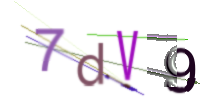
#> input picture divider/test.png, 200 x 100 px; its folder holds only this picture in this run
$ python -i divider.py   (imports and definitions only)
#> lines starting #> are read from the running program, lines starting #| are printed output that depends on the picture; after the words box and inside, x2 and y2 are one past the last pixel; in counts of white or black regions, pixels touching at a corner belong together
#> further down, picture is the input picture: shape (100, 200, 3); mean B, G, R 235.7, 230.6, 235.5
import cv2
import numpy as np
import time
import os
from matplotlib import pyplot as plt
import random as rd

def pre_process(im):
    # 转成灰度图：
    im_gray = cv2.cvtColor(im, cv2.COLOR_BGR2GRAY)
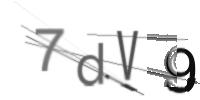
#> im_gray: shape (100, 200); min 0, max 255, mean 232.6
    blurred = cv2.GaussianBlur(im_gray, (5, 5), 0)
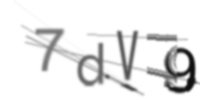
#> blurred: shape (100, 200); min 15, max 255, mean 232.6
    _, im_inv = cv2.threshold(blurred, 127, 255, cv2.THRESH_BINARY_INV+cv2.THRESH_OTSU)
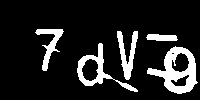
#> im_inv: shape (100, 200); 13.6% white; 5 white regions, box (x1, y1, x2, y2) and area: (147, 46, 198, 94) 1073, (77, 43, 138, 92) 621, (117, 31, 138, 80) 450, (35, 29, 64, 71) 390, (146, 34, 178, 41) 183
    processed_im=im_inv
    return processed_im

# [54 lines left out: functions list_blur, image_white_list, divider, not called in this run]

filepath="./captcha_generator/captcha"
# [1 line that did not run here, left out]

>>> import cv2
>>> picture = cv2.imread('test.png')
>>> result = pre_process(picture)
